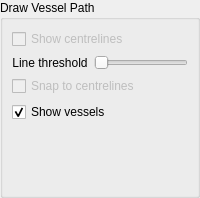
               <widget class="QWidget" name="drawVesselPathPage">
                <layout class="QVBoxLayout" name="verticalLayout_42">
                 <property name="margin">
                  <number>0</number>
                 </property>
                 <item>
                  <widget class="QGroupBox" name="groupBox_13">
                   <property name="title">
                    <string>Draw Vessel Path</string>
                   </property>
                   <layout class="QVBoxLayout" name="verticalLayout_43">
                    <item>
                     <widget class="QCheckBox" name="show_lines_checkBox">
                      <property name="enabled">
                       <bool>false</bool>
                      </property>
                      <property name="statusTip">
                       <string>Show centrelines that are detected in the image</string>
                      </property>
                      <property name="whatsThis">
                       <string>When tracing the path of a vessel, you must drag the mouse along the centre of the vessel.

Because it is easy to detect where strong lines appear in an image, you can choose whether or not to see where nearby lines have been detected to guide you.</string>
                      </property>
                      <property name="text">
                       <string>Show centrelines</string>
                      </property>
                      <property name="checked">
                       <bool>false</bool>
                      </property>
                     </widget>
                    </item>
                    <item>
                     <layout class="QGridLayout" name="lineThresholdLayout">
                      <item row="0" column="0">
                       <widget class="QLabel" name="compSizeLabel">
                        <property name="text">
                         <string>Line threshold</string>
                        </property>
                        <property name="alignment">
                         <set>Qt::AlignCenter</set>
                        </property>
                       </widget>
                      </item>
                      <item row="0" column="1">
                       <widget class="QSlider" name="compSizeSlider">
                        <property name="enabled">
                         <bool>false</bool>
                        </property>
                        <property name="sizePolicy">
                         <sizepolicy hsizetype="Expanding" vsizetype="Fixed">
                          <horstretch>0</horstretch>
                          <verstretch>0</verstretch>
                         </sizepolicy>
                        </property>
                        <property name="statusTip">
                         <string>Set threshold for removing small centrelines that are unlikely to be vessels</string>
                        </property>
                        <property name="whatsThis">
                         <string>&lt;!DOCTYPE HTML PUBLIC &quot;-//W3C//DTD HTML 4.0//EN&quot; &quot;http://www.w3.org/TR/REC-html40/strict.dtd&quot;&gt;
&lt;html&gt;&lt;head&gt;&lt;meta name=&quot;qrichtext&quot; content=&quot;1&quot; /&gt;&lt;style type=&quot;text/css&quot;&gt;
p, li { white-space: pre-wrap; }
&lt;/style&gt;&lt;/head&gt;&lt;body style=&quot; font-family:'MS Shell Dlg 2'; font-size:8.25pt; font-weight:400; font-style:normal;&quot;&gt;
&lt;p style=&quot; margin-top:0px; margin-bottom:0px; margin-left:0px; margin-right:0px; -qt-block-indent:0; text-indent:0px;&quot;&gt;&lt;span style=&quot; font-size:8pt;&quot;&gt;When tracing the path of a vessel, you must drag the mouse along the centre of the vessel.&lt;/span&gt;&lt;/p&gt;
&lt;p style=&quot;-qt-paragraph-type:empty; margin-top:0px; margin-bottom:0px; margin-left:0px; margin-right:0px; -qt-block-indent:0; text-indent:0px; font-size:8pt;&quot;&gt;&lt;/p&gt;
&lt;p style=&quot; margin-top:0px; margin-bottom:0px; margin-left:0px; margin-right:0px; -qt-block-indent:0; text-indent:0px;&quot;&gt;&lt;span style=&quot; font-size:8pt;&quot;&gt;Because it is easy to detect where strong lines appear in an image, the system can show all detected lines to guide you.&lt;/span&gt;&lt;/p&gt;
&lt;p style=&quot;-qt-paragraph-type:empty; margin-top:0px; margin-bottom:0px; margin-left:0px; margin-right:0px; -qt-block-indent:0; text-indent:0px; font-size:8pt;&quot;&gt;&lt;/p&gt;
&lt;p style=&quot; margin-top:0px; margin-bottom:0px; margin-left:0px; margin-right:0px; -qt-block-indent:0; text-indent:0px;&quot;&gt;&lt;span style=&quot; font-size:8pt;&quot;&gt;Since many of these lines do not come from vessels, however, this slider allows you to ignore the smallest lines (that typically do not correspond to vessels) and keep only the longest ones (that often do correspond to vessels).&lt;/span&gt;&lt;/p&gt;&lt;/body&gt;&lt;/html&gt;</string>
                        </property>
                        <property name="minimum">
                         <number>1</number>
                        </property>
                        <property name="maximum">
                         <number>255</number>
                        </property>
                        <property name="orientation">
                         <enum>Qt::Horizontal</enum>
                        </property>
                        <property name="invertedAppearance">
                         <bool>false</bool>
                        </property>
                        <property name="tickPosition">
                         <enum>QSlider::NoTicks</enum>
                        </property>
                        <property name="tickInterval">
                         <number>16</number>
                        </property>
                       </widget>
                      </item>
                     </layout>
                    </item>
                    <item>
                     <widget class="QCheckBox" name="snap_checkBox">
                      <property name="enabled">
                       <bool>false</bool>
                      </property>
                      <property name="statusTip">
                       <string>Snap the vessel path to detected centrelines</string>
                      </property>
                      <property name="whatsThis">
                       <string>&lt;!DOCTYPE HTML PUBLIC &quot;-//W3C//DTD HTML 4.0//EN&quot; &quot;http://www.w3.org/TR/REC-html40/strict.dtd&quot;&gt;
&lt;html&gt;&lt;head&gt;&lt;meta name=&quot;qrichtext&quot; content=&quot;1&quot; /&gt;&lt;style type=&quot;text/css&quot;&gt;
p, li { white-space: pre-wrap; }
&lt;/style&gt;&lt;/head&gt;&lt;body style=&quot; font-family:'MS Shell Dlg 2'; font-size:8.25pt; font-weight:400; font-style:normal;&quot;&gt;
&lt;p style=&quot; margin-top:0px; margin-bottom:0px; margin-left:0px; margin-right:0px; -qt-block-indent:0; text-indent:0px;&quot;&gt;&lt;span style=&quot; font-size:8pt;&quot;&gt;When tracing the path of a vessel, you must drag the mouse along the centre of the vessel.&lt;/span&gt;&lt;/p&gt;
&lt;p style=&quot;-qt-paragraph-type:empty; margin-top:0px; margin-bottom:0px; margin-left:0px; margin-right:0px; -qt-block-indent:0; text-indent:0px; font-size:8pt;&quot;&gt;&lt;/p&gt;
&lt;p style=&quot; margin-top:0px; margin-bottom:0px; margin-left:0px; margin-right:0px; -qt-block-indent:0; text-indent:0px;&quot;&gt;&lt;span style=&quot; font-size:8pt;&quot;&gt;Because it is easy to detect where strong lines appear in an image, the system can show all detected lines to guide you.&lt;/span&gt;&lt;/p&gt;
&lt;p style=&quot;-qt-paragraph-type:empty; margin-top:0px; margin-bottom:0px; margin-left:0px; margin-right:0px; -qt-block-indent:0; text-indent:0px; font-size:8pt;&quot;&gt;&lt;/p&gt;
&lt;p style=&quot; margin-top:0px; margin-bottom:0px; margin-left:0px; margin-right:0px; -qt-block-indent:0; text-indent:0px;&quot;&gt;This option allows you to snap your mouse movements to the nearest detected line to make tracing quicker and easier.&lt;/p&gt;&lt;/body&gt;&lt;/html&gt;</string>
                      </property>
                      <property name="text">
                       <string>Snap to centrelines</string>
                      </property>
                      <property name="checked">
                       <bool>false</bool>
                      </property>
                     </widget>
                    </item>
                    <item>
                     <widget class="QCheckBox" name="show_vessels_checkBox">
                      <property name="statusTip">
                       <string>Show the vessel paths that have been drawn</string>
                      </property>
                      <property name="text">
                       <string>Show vessels</string>
                      </property>
                      <property name="checked">
                       <bool>true</bool>
                      </property>
                     </widget>
                    </item>
                    <item>
                     <spacer name="verticalSpacer_14">
                      <property name="orientation">
                       <enum>Qt::Vertical</enum>
                      </property>
                      <property name="sizeHint" stdset="0">
                       <size>
                        <width>20</width>
                        <height>64</height>
                       </size>
                      </property>
                     </spacer>
                    </item>
                   </layout>
                  </widget>
                 </item>
                </layout>
               </widget>
